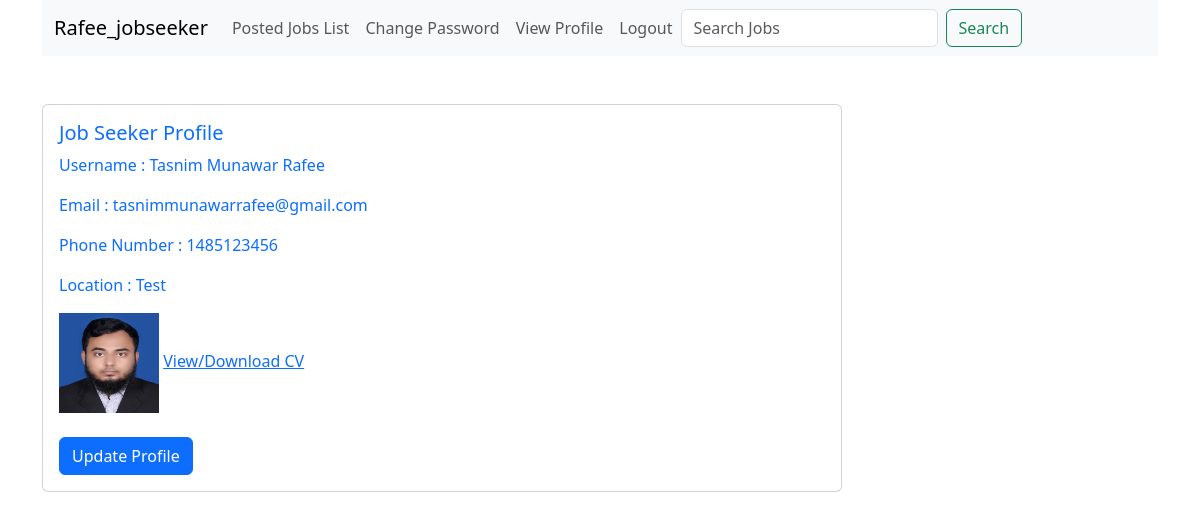
/jobSeekerProfile/ (signed in), run on the app's committed database.
### JobSeeker/models.py (models this page shows, shortened)
class CustomUser(AbstractUser):
    USER = {
        ('jobSeeker','JobSeeker'),
        ('jobRecruiter','JobRecruiter')
    }
    display_name = models.CharField(max_length=255)
    otp = models.IntegerField(blank=True,null=True)
    user_type = models.CharField(max_length=50,choices= USER,null=True)

class JobSeekerProfile(models.Model):
    users = models.OneToOneField(CustomUser,on_delete=models.DO_NOTHING, related_name= 'jobseekerprofile')
    name = models.CharField(max_length=30 , null= True, blank= True)
    email = models.EmailField(max_length=40 , null= True, blank= True)
    phone_number = models.IntegerField( null= True, blank= True)
    location = models.CharField(max_length=30 , null= True, blank= True)
    image = models.ImageField(upload_to='media/JobSeekerImage/',blank=True,null=True)
    cv = models.FileField(upload_to='media/JobSeekerCV/',blank=True,null=True)

### JobSeeker/views.py (the view)
# urls.py: path('jobSeekerProfile/',jobSeekerProfile,name='jobSeekerProfile'),
@login_required
def jobSeekerProfile(request):
    jobSeekers = JobSeekerProfile.objects.get(users=request.user)
    context = {
        'jobSeekers' : jobSeekers
    }
    return render(request,'jobSeekerProfile.html',context)

### templates/jobSeekerProfile.html
{% extends 'base.html' %}
{% block content %}
<br><br>
<div class="container container-center">
    <div class="card border-none " style="max-width: 50rem;">
        <div class="card-body text-primary">
            <h5 class="card-title">Job Seeker Profile</h5>
            <p class="card-text">Username : {{jobSeekers.name}}</p>
            <p class="card-text">Email : {{jobSeekers.email}}</p>
            <p class="card-text">Phone Number : {{jobSeekers.phone_number}}</p>
            <p class="card-text">Location : {{jobSeekers.location}}</p>
            {% if jobSeekers.image %}
            <img src="{{ jobSeekers.image.url }}" width="100" height="100">
            {% endif %}
            {% if jobSeekers.cv %}
            </iframe><a href="{{ jobSeekers.cv.url }}" target="_blank">
                View/Download CV
            </a>
            {% endif %}
            <br><br>
            <a href="{% url 'updateJobSeekerProfile' %}" class="btn btn-primary">Update Profile</a>
            <br>
        </div>
    </div>
</div>
{% endblock %}

### templates/navbar.html (shortened to what this page needs)
{% load static %}
<center>
<div class="container container-center">
<nav class="navbar navbar-expand-lg bg-body-tertiary">
  {% if request.user.is_authenticated %}
  <div class="container-fluid">
    <a class="navbar-brand" href="{% url 'homepage' %}">{{user.username}}</a>
    <div class="collapse navbar-collapse" id="navbarNavAltMarkup">
      <div class="navbar-nav">
        {% if request.user.user_type == 'jobRecruiter' %}
          <a class="nav-link" aria-current="page" href="{% url 'homepage' %}">Jobs List</a>
          <a class="nav-link" aria-current="page" href="{% url 'forget_pass' %}">Change Password</a>
          <a class="nav-link" href="{% url 'jobRecruiterProfile' %}">View Profile</a>
        {% else %}
          <a class="nav-link" aria-current="page" href="{% url 'homepage' %}">Posted Jobs List</a>
          <a class="nav-link" aria-current="page" href="{% url 'forget_pass' %}">Change Password</a>
          <a class="nav-link" href="{% url 'jobSeekerProfile' %}">View Profile</a>
        {% endif %}
        <a class="nav-link" href="{% url 'user_logout' %}">Logout</a>
      </div>
      <form class="d-flex" role="search" method="GET" action="{% url 'searchTitle' %}">
      <input class="form-control me-2" type="search" name="search" value="{{ request.GET.search }}" placeholder="Search Jobs" aria-label="Search"/>
      <button class="btn btn-outline-success" type="submit" >Search</button>
      </form>
    </div>
  </div>
  {% endif %}
</nav>
</div>
</center>

### data on the page
CustomUser: username "Rafee_jobseeker"
JobSeekerProfile: name "Tasnim Munawar Rafee", email "tasnimmunawarrafee@gmail.com", phone_number "1485123456", location "Test", image (picture)
